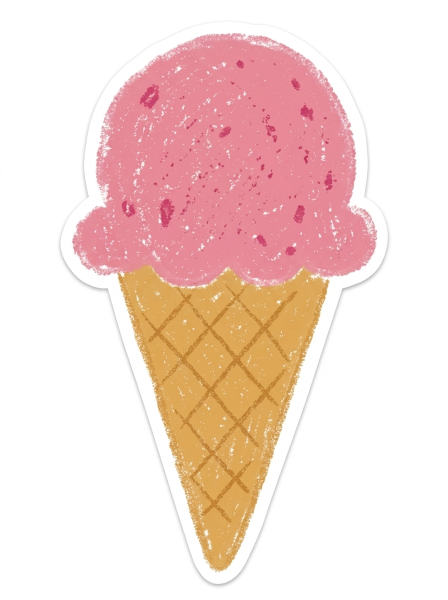
#> input picture assets/rekvisita/glass-v2/original/glass-rosa-v2-1.jpg, 896 x 1200 px, given in place of greta-faceless.png, which was not available (shown at 1/2 size)
$ python greta_ben.py 5
#> lines starting #> are read from the running program, lines starting #| are printed output that depends on the picture
# Gretas ben: ritade (som Zebbes och Ruts), rosa krita med kroppens mörkare rosa kontur och en mörkare rosa klöv
# nedtill, lite bredare och rund (som konstens). Lång rot 80 px upp under kroppen. Kör i premium/, sedan tunn_kant 10.
# Argument: benets halva bredd, klövens halva bredd, botten (y) och x-mitt för vänster/höger ben om de ska flyttas.
import json, sys
import numpy as np
from PIL import Image
from scipy import ndimage
W, WK, BOT = 34, 46, int(sys.argv[1]) if len(sys.argv) > 1 else 930
fl = np.asarray(Image.open('cut/greta-faceless.png').convert('RGB')).astype(float)
r = fl[250:346, 464:560]; r = np.concatenate([r, r[::-1]], 0); r = np.concatenate([r, r[:, ::-1]], 1)
#> after `r = fl[250:346, 464:560]`:
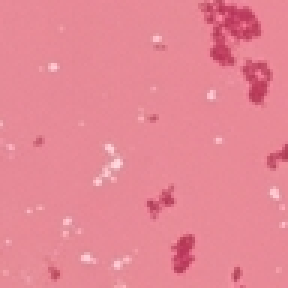
#> r: shape (96, 96, 3) float64 (shown 3 times larger); mean R, G, B 229.9, 134.7, 149.2
#> after `r = np.concatenate([r, r[::-1]], 0)`:
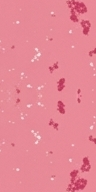
#> r: shape (192, 96, 3) float64; mean R, G, B 229.9, 134.7, 149.2
#> after `r = np.concatenate([r, r[:, ::-1]], 1)`:
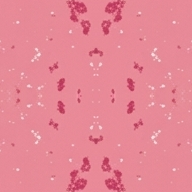
#> r: shape (192, 192, 3) float64; mean R, G, B 229.9, 134.7, 149.2
krita = np.tile(r, (6, 6, 1))[:1024, :1024]
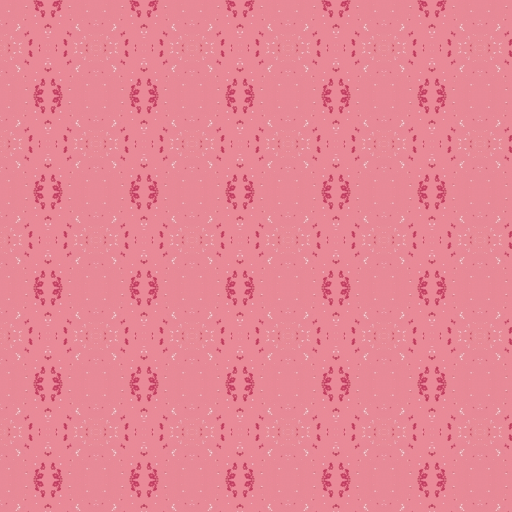
#> krita: shape (1024, 1024, 3) float64 (shown at 1/2 size); mean R, G, B 229.9, 134.8, 149.3
ROSA, KLOV = np.array([249., 190., 194.]), np.array([220., 128., 142.])
KONTUR, KLOVKONTUR = np.array([208., 148., 156.]), np.array([180., 92., 105.])
klovkrita = krita * (KLOV / ROSA)
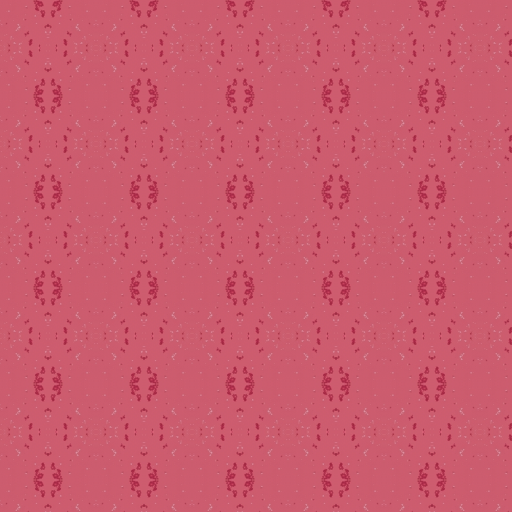
#> klovkrita: shape (1024, 1024, 3) float64 (shown at 1/2 size); mean R, G, B 203.1, 90.8, 109.3
#> (the run stopped early here; a loop or call above may not have finished)
